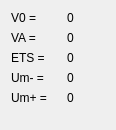
<?xml version="1.0" encoding="UTF-8"?>
<ui version="4.0">
 <class>Form</class>
 <widget class="QWidget" name="Form">
  <property name="geometry">
   <rect>
    <x>0</x>
    <y>0</y>
    <width>116</width>
    <height>130</height>
   </rect>
  </property>
  <property name="windowTitle">
   <string>Form</string>
  </property>
  <layout class="QFormLayout" name="formLayout">
   <item row="0" column="0">
    <widget class="QLabel" name="label_v0">
     <property name="minimumSize">
      <size>
       <width>50</width>
       <height>0</height>
      </size>
     </property>
     <property name="text">
      <string>V0 =</string>
     </property>
    </widget>
   </item>
   <item row="0" column="1">
    <widget class="QLabel" name="label_v0_val">
     <property name="text">
      <string>0</string>
     </property>
    </widget>
   </item>
   <item row="1" column="0">
    <widget class="QLabel" name="label_ve">
     <property name="minimumSize">
      <size>
       <width>50</width>
       <height>0</height>
      </size>
     </property>
     <property name="text">
      <string>VA =</string>
     </property>
    </widget>
   </item>
   <item row="1" column="1">
    <widget class="QLabel" name="label_ve_val">
     <property name="text">
      <string>0</string>
     </property>
    </widget>
   </item>
   <item row="2" column="0">
    <widget class="QLabel" name="label_ets">
     <property name="minimumSize">
      <size>
       <width>50</width>
       <height>0</height>
      </size>
     </property>
     <property name="text">
      <string>ETS =</string>
     </property>
    </widget>
   </item>
   <item row="2" column="1">
    <widget class="QLabel" name="label_ets_val">
     <property name="text">
      <string>0</string>
     </property>
    </widget>
   </item>
   <item row="3" column="0">
    <widget class="QLabel" name="label_umin">
     <property name="minimumSize">
      <size>
       <width>50</width>
       <height>0</height>
      </size>
     </property>
     <property name="text">
      <string>Um- =</string>
     </property>
    </widget>
   </item>
   <item row="3" column="1">
    <widget class="QLabel" name="label_umin_val">
     <property name="text">
      <string>0</string>
     </property>
    </widget>
   </item>
   <item row="4" column="0">
    <widget class="QLabel" name="label_umax">
     <property name="minimumSize">
      <size>
       <width>50</width>
       <height>0</height>
      </size>
     </property>
     <property name="text">
      <string>Um+ =</string>
     </property>
    </widget>
   </item>
   <item row="4" column="1">
    <widget class="QLabel" name="label_umax_val">
     <property name="text">
      <string>0</string>
     </property>
    </widget>
   </item>
  </layout>
 </widget>
 <resources/>
 <connections/>
</ui>
